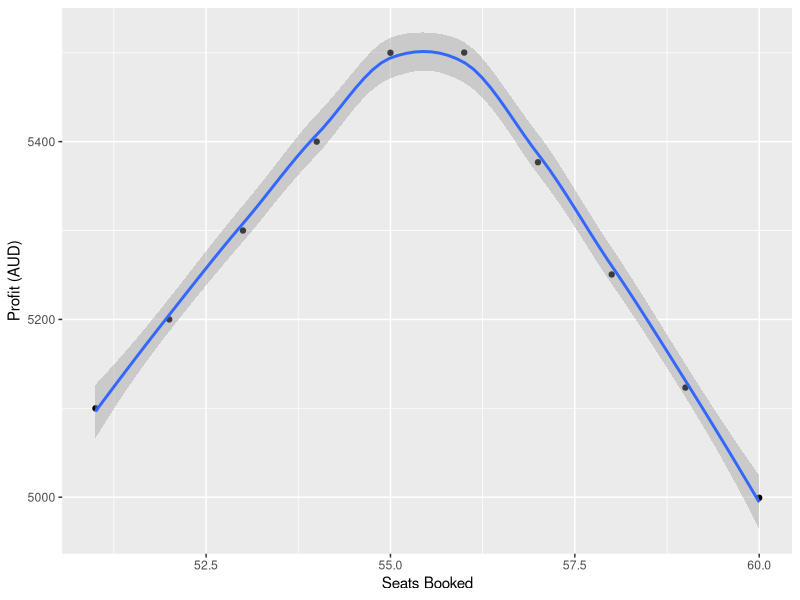

R code for this plot:
## ---- chunk 1
knitr::opts_chunk$set(echo = TRUE)
library(ggplot2)
## ---- chunk 2
expected_gain <- 0.5 * (+20) + 0.5 * (-17)
expected_gain
## ---- chunk 3
wins <- rep(1.2,5)
losses <- rep(0.83,5)
# games = wins^5 * losses^5
games <- sample(c(wins,losses), replace = FALSE)
games
remaining <- Reduce("*", games)
remaining
## ---- chunk 4
iterations <- 100000          # number of iterations to run simulation
prob_no_show <- 0.1           # probability of people not showing up
seats <- seq(51, 60 ,1)       # 10 different values of extra number of seats to be booked

# calculate seat profit
seat_profit <- function(prob, seat) {
  success <- mean(rbinom(iterations, seat, (1 - prob)))
  revenue <- 100 * seat
  cost <-  (success - 50) * 250
  ifelse(cost > 0, revenue - cost, revenue)
}

# success is the numbers of seats being filled out of seats booked
# using binomial distribution to quantify the probability of success
# defining success as the average 'success' when it is observed 10000 times
profits <- sapply(seats, seat_profit, prob = prob_no_show)

df <- data.frame(seats, profits)
## ---- chunk 5
# plotting profits vs seats
# maxima will give the optimum number of seats to be overbooked
qp <- qplot(
            x = seats,
            y = profits,
            data = df,
            xlab = "Seats Booked",
            ylab = "Profit (AUD)",
            geom = c("point", "smooth"))
# show plot
qp
## ---- chunk 6
# use plot builder to estimate seat allocation to maximise profits
gb <- ggplot_build(qp)
# find seat (integer) where curve is inflected (seat are zero indexed )
x_est_max <- gb$data[[1]]$x[which(diff(sign(diff(gb$data[[1]]$y))) == -2) + 1]
# see point of curve inflection using:
# diff(sign(diff(gb$data[[1]]$y)))
# curve has slope or either -1, +1 (or possibly 0)
